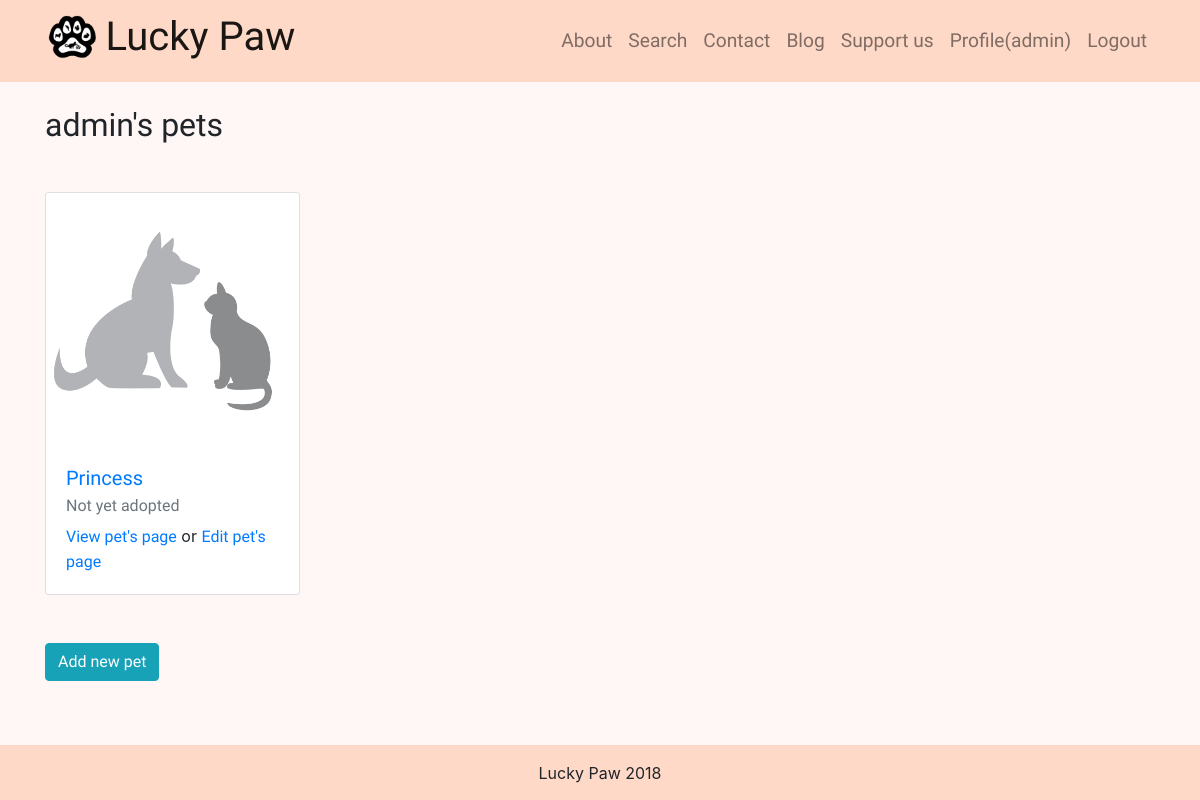
The page / (signed in) on the database as committed earlier.
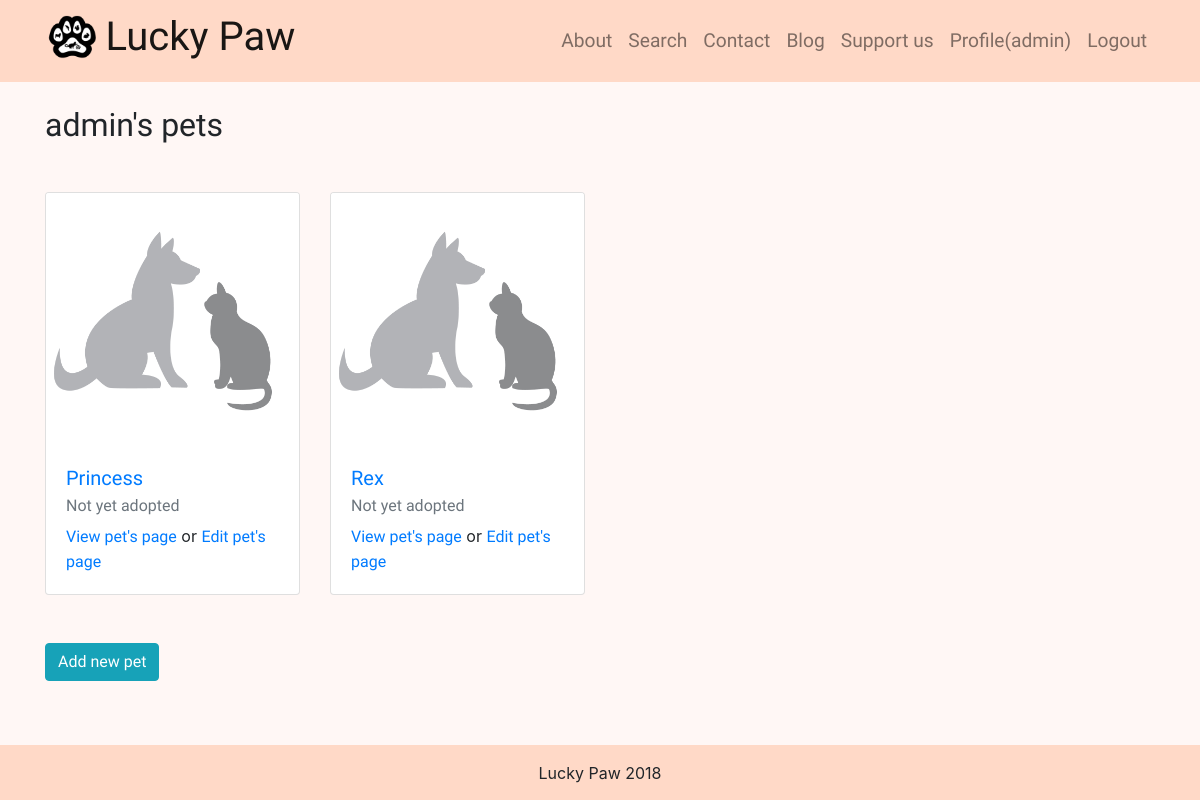
The same page on the database as committed later.
### app/models.py (models this page shows, shortened)
class Supervisor(models.Model):
    user = models.OneToOneField(User, related_name='user', on_delete=models.CASCADE)
    city = models.CharField(max_length=50, default='', blank=True)
    country = models.CharField(max_length=50, default='', blank=True)
    telephone = models.CharField(max_length=50, default='', blank=True)
    photo = models.ImageField(upload_to=user_directory_path, default='users/user_default_image.jpg')
    description = models.CharField(max_length=2000, default='', blank=True)

class Pet(models.Model):
    id = models.AutoField(primary_key=True)
    name = models.CharField(max_length=50, blank=False)
    animaltype_choice = (('Cat','Cat'),('Dog','Dog'),('Parrot','Parrot'))
    animaltype = models.CharField(max_length=50, choices=animaltype_choice, blank=False)
    location = models.CharField(max_length=50, default='', blank=False)
    age_choice = (('Young','Young'),('Adult','Adult'),('Senior','Senior'))
    age = models.CharField(max_length=50, choices=age_choice, blank=True)
    color = models.CharField(max_length=50, default='', blank=True)
    gender_choice = (('Male','Male'),('Female','Female'))
    gender = models.CharField(max_length=50, choices=gender_choice, blank=True)
    size_choice = (('Very Small','Very Small'), ('Small','Small'),('Medium','Medium'),('Large','Large'),('Very Large','Very Large'))
    size = models.CharField(max_length=50, choices=size_choice, blank=True)
    breed = models.CharField(max_length=50, default='', blank=True)
    description = models.CharField(max_length=2000, default='', blank=True)
    spayed = models.NullBooleanField()
    vaccinated = models.NullBooleanField()
    housetrained = models.NullBooleanField()
    specialcare = models.NullBooleanField()
    adopted = models.NullBooleanField(default=False)
    supervisor = models.ForeignKey(Supervisor, on_delete=models.SET_NULL, blank=True, null=True)
    @property
    def photo(self):
        first_photo = Photo.objects.filter(pet=self).first()
        return first_photo.image if first_photo is not None else {'url': '/media/pets/pet_default_image.jpg' }

### app/views.py (the view)
# urls.py: path('', views.index, name='index'),
def index(request):
    if request.user.is_authenticated:
        sup = get_object_or_404(models.Supervisor, user=request.user)
        sup_pets = models.Pet.objects.filter(supervisor__user=request.user)
        return render(request, 'app/sup_pets.html', { 'supervisor': sup, 'pets': sup_pets })
    return render(request, 'app/index.html')

### app/templates/app/sup_pets.html
{% extends 'app/base.html' %}
{% block content %}
<h2>{{ supervisor.user.username }}'s pets</h2>
  {% include 'app/pets_cards.html' with pets=pets is_supervisor=True %}
  <a class="btn btn-info mt-4" href="{% url 'pet_add' %}">Add new pet</a>
{% endblock %}

### app/templates/app/base.html (shortened to what this page needs)
{% load staticfiles %}
<!DOCTYPE HTML>
<html lang="en-US">
<head>
  <link rel="stylesheet" href="https://maxcdn.bootstrapcdn.com/font-awesome/4.7.0/css/font-awesome.min.css">
  <link rel="stylesheet" href="{% static 'lib/bootstrap/css/bootstrap.min.css' %}">
  <link rel="stylesheet" href="{% static 'lib/bootstrap/css/bootstrap-social.css' %}">
  <link rel="stylesheet" href="{% static 'css/base.css' %}">
</head>
<body>
  <header>
    <nav id="mainNav" class="navbar navbar-expand-lg navbar-light">
      <div class="container">
        <a class="navbar-brand" href="{% url 'index' %}">
          <img style="width: auto; height: 48px;" class="d-sm-inline-block d-none align-top" src="{% static 'images/logo.png' %}">
          <h1 class="d-sm-inline-block d-none align-top"> Lucky Paw</h1>
        </a>
        <div class="collapse navbar-collapse" id="navbarResponsive">
          <ul id="mainNav" class="navbar-nav ml-auto">
            <li class="nav-item">
              {% url 'about' as url %}
              <a class="nav-link {% if request.path == url %}active{% endif %}" href="{{ url }}">About</a>
            </li>
            <li class="nav-item">
                {% url 'search' as url %}
                <a class="nav-link {% if request.path == url %}active{% endif %}" href="{{ url }}">Search</a>
              </li>
            <li class="nav-item">
                {% url 'contact' as url %}
              <a class="nav-link {% if request.path == url %}active{% endif %}" href="{{ url }}">Contact</a>
            </li>
            <li class="nav-item">
                {% url 'blog' as url %}
              <a class="nav-link {% if request.path == url %}active{% endif %}" href="{{ url }}">Blog</a>
            </li>
            <li class="nav-item">
                {% url 'support' as url %}
              <a class="nav-link {% if request.path == url %}active{% endif %}" href="{{ url }}">Support us</a>
            </li>
            {% if request.user.is_authenticated %}
              <li class="nav-item">
                <a class="nav-link nav-item-small" href="{% url 'user_profile' username=request.user.username %}">Profile({{ request.user.username }})</a>
              </li>
              <li class="nav-item">
                <a class="nav-link nav-item-small" href="{% url "logout" %}">Logout</a>
              </li>
            {% else %}
              <li class="nav-item">
                <a class="nav-link nav-item-small" id="loginModalButton" data-url="{% url 'login_register_modal' %}" href="#login">Login/Register</a>
              </li>
              <div id="loginRegisterModalContainer"></div>
            {% endif %}
          </ul>
        </div>
      </div>
    </nav>
  </header>
  <main class="container my-4">
    {% block content %}
    {% endblock content %}
  </main>
  <div class="py-5"></div>
  <footer class="py-3">
    <div class="container">
      <p class="m-0 text-center">Lucky Paw 2018</p>
    </div>
  </footer>
</body>
</html>

### app/templates/app/pets_cards.html
<div class="row mt-5">
{% for pet in pets %}
    <div class="col-lg-3 col-md-4 col-sm-6 mb-4 shadow-sm">
    <a href="{% url 'pet_profile' id=pet.id %}" style="text-decoration: none;">
    <div class="card shadow-sm" style="height:100%;">
        <img class="card-img-top" style="object-fit: cover; min-height: 60%" src="{{ pet.photo.url }}" alt="Card image cap">
        <div class="card-body">
            <h5 class="card-title">{{ pet.name }}</h5>
            {% if is_supervisor %}
                <h6 class="card-subtitle mb-2 text-muted">{% if pet.adopted %} Adopted {% else %} Not yet adopted {% endif %}</h6>
                <p class="card-text"><a href="{% url 'pet_profile' id=pet.id %}">View pet's page</a>  or  <a href="{% url 'pet_edit' id=pet.id %}">Edit pet's page</a></p>
            {% else %}
                <h6 class="card-subtitle mb-2 text-muted">{{ pet.location }}</h6>
                <p class="card-text">{{ pet.animaltype }}, {% if pet.breed %}{{ pet.breed }}, {% endif %}{{ pet.age }}</p>
            {% endif %}
        </div>
    </div>
    </a>
    </div>
{% empty %}
        <h4> No pets were found :(</h4>
{% endfor %}
</div>

### app/static/css/base.css (style rules this page uses)
h1, h2, h3, h4, h5, h6, a, button { font-family: 'Handlee', cursive; }
nav, footer { background-color: #ffd9c7; }
body { background-color: #fff7f5; }
.nav-link { font-size: 1.2em; }
.nav-item { transition-property: background-color; transition-duration: 0.25s; border-radius: 14%; }
.nav-item-small { font-size: 1.2em; }
html { position: relative; min-height: 100%; }
footer { position: absolute; bottom: 0; width: 100%; }

Rows that differ between the two databases and show on the page:
added Pet: name "Rex", adopted "Not yet adopted"
